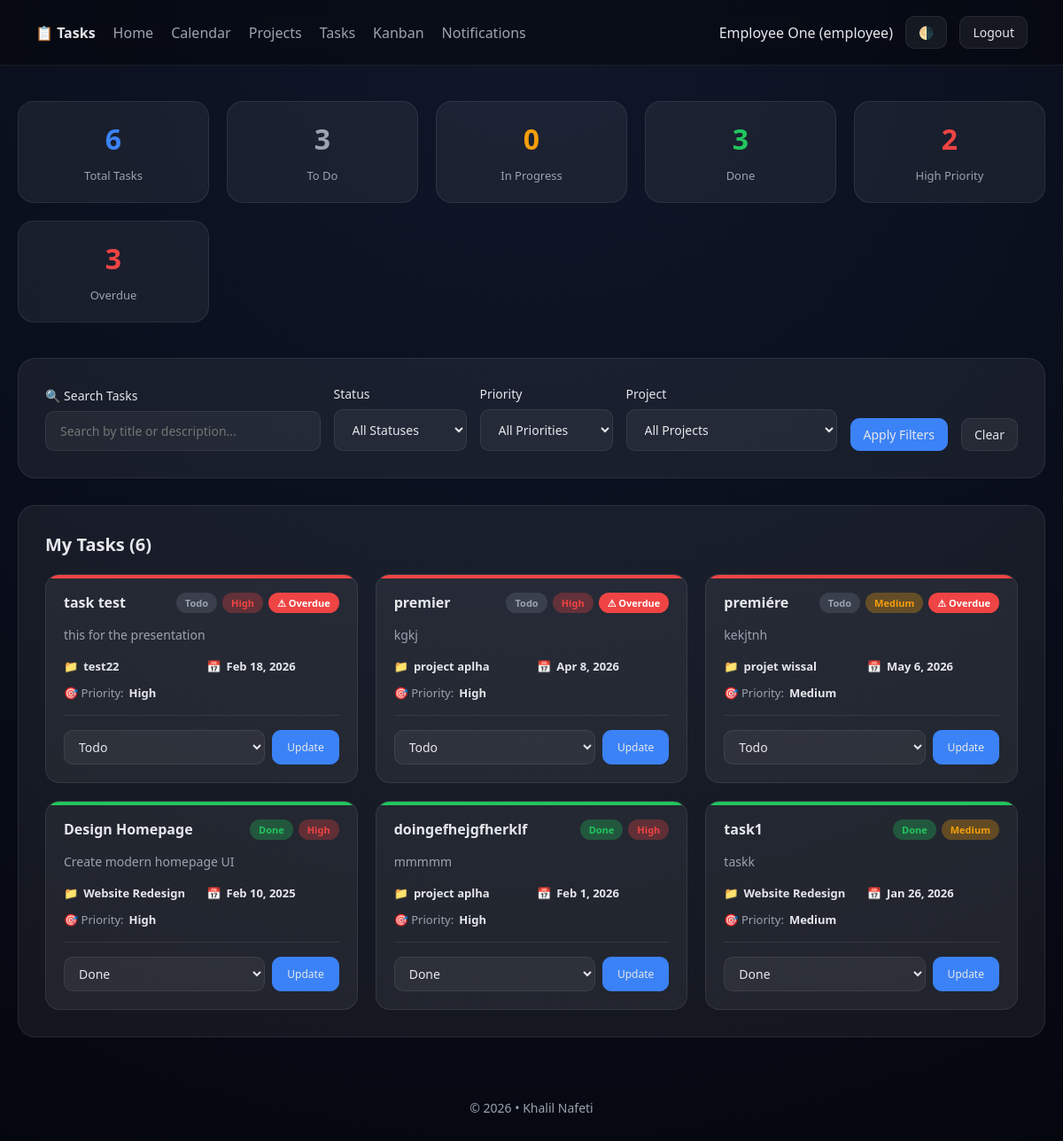
Page /tasks.php (signed in) on the committed database.
### tables this page shows
CREATE TABLE `users` (
  `id` int(11) NOT NULL,
  `name` varchar(100) NOT NULL,
  `email` varchar(100) NOT NULL,
  `password` varchar(255) NOT NULL,
  `role` enum('manager','employee') NOT NULL,
  `created_at` timestamp NOT NULL DEFAULT current_timestamp()
);

CREATE TABLE `tasks` (
  `id` int(11) NOT NULL,
  `project_id` int(11) NOT NULL,
  `assigned_to` int(11) DEFAULT NULL,
  `title` varchar(150) NOT NULL,
  `description` text DEFAULT NULL,
  `status` enum('Todo','In Progress','Done') DEFAULT 'Todo',
  `priority` enum('High','Medium','Low') DEFAULT 'Medium',
  `deadline` date DEFAULT NULL,
  `created_by` int(11) DEFAULT NULL
);

CREATE TABLE `projects` (
  `id` int(11) NOT NULL,
  `name` varchar(150) NOT NULL,
  `description` text DEFAULT NULL,
  `client_id` int(11) DEFAULT NULL,
  `status` enum('Starting','Running','Finishing','Completed') DEFAULT 'Starting',
  `start_date` date DEFAULT NULL,
  `end_date` date DEFAULT NULL,
  `manager_id` int(11) DEFAULT NULL
);

### tasks.php (the view, shortened to what this page needs)
<?php
include 'config.php';
$user = $_SESSION['user'];
try {
    $employees = $pdo->query("SELECT id, name FROM users WHERE role='employee'")->fetchAll(PDO::FETCH_ASSOC);
    $searchQuery = isset($_GET['search']) ? trim($_GET['search']) : '';
    $filterStatus = isset($_GET['status']) ? $_GET['status'] : '';
    $filterPriority = isset($_GET['priority']) ? $_GET['priority'] : '';
    $filterProject = isset($_GET['project']) ? $_GET['project'] : '';
    if ($user['role'] === 'manager') {
        $whereConditions = ["1=1"];
        $params = [];
        if (!empty($searchQuery)) {
            $whereConditions[] = "(t.title LIKE ? OR t.description LIKE ?)";
            $params[] = "%$searchQuery%";
            $params[] = "%$searchQuery%";
        }
        if (!empty($filterStatus)) {
            $whereConditions[] = "t.status = ?";
            $params[] = $filterStatus;
        }
        if (!empty($filterPriority)) {
            $whereConditions[] = "t.priority = ?";
            $params[] = $filterPriority;
        }
        if (!empty($filterProject)) {
            $whereConditions[] = "t.project_id = ?";
            $params[] = $filterProject;
        }
        $whereClause = implode(" AND ", $whereConditions);
        $stmt = $pdo->prepare(
            "SELECT t.*, u.name as emp, p.name as project
             FROM tasks t
             LEFT JOIN users u ON t.assigned_to = u.id
             LEFT JOIN projects p ON t.project_id = p.id
             WHERE $whereClause
             ORDER BY
                CASE t.status
                    WHEN 'Todo' THEN 1
                    WHEN 'In Progress' THEN 2
                    WHEN 'Done' THEN 3
                END,
                CASE t.priority
                    WHEN 'High' THEN 1
                    WHEN 'Medium' THEN 2
                    WHEN 'Low' THEN 3
                END,
                t.deadline ASC"
        );
        $stmt->execute($params);
        $tasks = $stmt->fetchAll(PDO::FETCH_ASSOC);
    } else {
        $whereConditions = ["assigned_to = ?"];
        $params = [$user['id']];
        $whereClause = implode(" AND ", $whereConditions);
        $stmt = $pdo->prepare(
            "SELECT t.*, p.name as project
             FROM tasks t
             LEFT JOIN projects p ON t.project_id = p.id
             WHERE $whereClause
             ORDER BY
                CASE t.status
                    WHEN 'Todo' THEN 1
                    WHEN 'In Progress' THEN 2
                    WHEN 'Done' THEN 3
                END,
                CASE t.priority
                    WHEN 'High' THEN 1
                    WHEN 'Medium' THEN 2
                    WHEN 'Low' THEN 3
                END,
                t.deadline ASC"
        );
        $stmt->execute($params);
        $tasks = $stmt->fetchAll(PDO::FETCH_ASSOC);
    }
    if ($user['role'] === 'manager') {
        $allTasks = $pdo->query("SELECT * FROM tasks")->fetchAll(PDO::FETCH_ASSOC);
    } else {
        $stmt = $pdo->prepare("SELECT * FROM tasks WHERE assigned_to = ?");
        $stmt->execute([$user['id']]);
        $allTasks = $stmt->fetchAll(PDO::FETCH_ASSOC);
    }
    $todoCount = 0;
    $inProgressCount = 0;
    $doneCount = 0;
    $highPriorityCount = 0;
    $overdueCount = 0;
    foreach ($allTasks as $task) {
        if ($task['status'] == 'Todo') $todoCount++;
        if ($task['status'] == 'Done') $doneCount++;
        if ($task['priority'] == 'High' && $task['status'] != 'Done') $highPriorityCount++;
        if ($task['deadline'] < date('Y-m-d') && $task['deadline'] != '0000-00-00' && $task['status'] != 'Done') $overdueCount++;
    }
    $stats = [
        'total' => count($allTasks),
        'todo' => $todoCount,
        'inprogress' => $inProgressCount,
        'done' => $doneCount,
        'high_priority' => $highPriorityCount,
        'overdue' => $overdueCount
    ];
} catch (PDOException $e) {
    error_log("Tasks Error: " . $e->getMessage());
    $error = "Unable to load tasks. Please try again.";
}
function isOverdue($deadline) {
    return strtotime($deadline) < time();
}
?>
<!DOCTYPE html>
<html lang="en">
<head>
</head>
<body>
<nav>
<div class="nav-left">
    <strong>📋 Tasks</strong>
    <a href="dashboard.php">Home</a>
    <a href="calendar.php">Calendar</a>
    <a href="projects.php">Projects</a>
    <a href="tasks.php">Tasks</a>
    <a href="kanban.php">Kanban</a>
    <a href="notifications.php">Notifications</a>
</div>
    <div class="nav-right">
        <span><?= htmlspecialchars($user['name']) ?> (<?= htmlspecialchars($user['role']) ?>)</span>
        <button onclick="toggleTheme()" aria-label="Toggle theme">🌗</button>
        <a href="logout.php"><button>Logout</button></a>
    </div>
</nav>
<main class="container">
    <div class="stats">
        <div class="stat">
            <span class="stat-number" style="color:var(--primary)"><?= $stats['total'] ?></span>
            <span class="stat-label">Total Tasks</span>
        </div>
        <div class="stat">
            <span class="stat-number" style="color:var(--muted)"><?= $stats['todo'] ?></span>
            <span class="stat-label">To Do</span>
        </div>
        <div class="stat">
            <span class="stat-number" style="color:var(--orange)"><?= $stats['inprogress'] ?></span>
            <span class="stat-label">In Progress</span>
        </div>
        <div class="stat">
            <span class="stat-number" style="color:var(--green)"><?= $stats['done'] ?></span>
            <span class="stat-label">Done</span>
        </div>
        <div class="stat">
            <span class="stat-number" style="color:var(--red)"><?= $stats['high_priority'] ?></span>
            <span class="stat-label">High Priority</span>
        </div>
        <div class="stat">
            <span class="stat-number" style="color:var(--red)"><?= $stats['overdue'] ?></span>
            <span class="stat-label">Overdue</span>
        </div>
    </div>
    <div class="card">
        <form method="get" style="display: flex; gap: 15px; flex-wrap: wrap; align-items: end;">
            <div class="form-group" style="flex: 1; min-width: 250px;">
                <label for="search">🔍 Search Tasks</label>
                <input type="text" id="search" name="search" placeholder="Search by title or description..." value="<?= htmlspecialchars($searchQuery) ?>">
            </div>
            <div class="form-group" style="min-width: 150px;">
                <label for="filter_status">Status</label>
                <select id="filter_status" name="status">
                    <option value="">All Statuses</option>
                </select>
            </div>
            <div class="form-group" style="min-width: 150px;">
                <label for="filter_priority">Priority</label>
                <select id="filter_priority" name="priority">
                    <option value="">All Priorities</option>
                </select>
            </div>
            <div class="form-group" style="min-width: 150px;">
                <label for="filter_project">Project</label>
                <select id="filter_project" name="project">
                    <option value="">All Projects</option>
                </select>
            </div>
            <button type="submit" class="primary" style="margin-bottom: 0;">Apply Filters</button>
            <a href="tasks.php"><button type="button" style="margin-bottom: 0;">Clear</button></a>
        </form>
    </div>
    <div class="card">
        <h2><?= $user['role'] === 'manager' ? 'All Tasks' : 'My Tasks' ?> (<?= count($tasks) ?>)</h2>
        <?php if (empty($tasks)): ?>
            <div class="empty-state">
                <div class="empty-state-icon">📝</div>
                <h3>No tasks found</h3>
                <p><?= !empty($searchQuery) || !empty($filterStatus) || !empty($filterPriority) || !empty($filterProject) ? 'Try adjusting your filters' : ($user['role'] === 'manager' ? 'Create your first task to get started!' : 'No tasks assigned to you yet.') ?></p>
            </div>
        <?php else: ?>
            <div class="tasks-grid">
                <?php foreach ($tasks as $t):
                    $statusClass = strtolower(str_replace(' ', '', $t['status']));
                    $priorityClass = strtolower($t['priority']);
                    $overdue = isOverdue($t['deadline']) && $t['status'] != 'Done';
                ?>
                <div class="task-card <?= $statusClass ?> <?= $overdue ? 'overdue' : '' ?>">
                    <div class="task-header">
                        <h3 class="task-title"><?= htmlspecialchars($t['title']) ?></h3>
                        <div class="task-badges">
                            <span class="badge <?= $statusClass ?>"><?= htmlspecialchars($t['status']) ?></span>
                            <span class="badge <?= $priorityClass ?>"><?= htmlspecialchars($t['priority']) ?></span>
                            <?php if ($overdue): ?>
                                <span class="badge overdue">⚠ Overdue</span>
                            <?php endif; ?>
                        </div>
                    </div>
                    <?php if (!empty($t['description'])): ?>
                        <p class="task-description"><?= htmlspecialchars($t['description']) ?></p>
                    <?php endif; ?>
                    <div class="task-meta">
                        <div class="meta-item">
                            📁 <strong><?= htmlspecialchars($t['project'] ?? 'No Project') ?></strong>
                        </div>
                        <div class="meta-item">
                            📅 <strong><?= $t['deadline'] && $t['deadline'] != '0000-00-00' ? date('M j, Y', strtotime($t['deadline'])) : 'No deadline' ?></strong>
                        </div>
                        <div class="meta-item">
                            🎯 Priority: <strong><?= htmlspecialchars($t['priority']) ?></strong>
                        </div>
                    </div>
                    <div class="task-actions">
                        <?php if ($user['role'] === 'employee'): ?>
                            <form method="post" style="display:flex; gap:8px; width:100%;">
                                <select name="status" style="flex:1;">
                                    <option value="Todo" <?= $t['status'] == 'Todo' ? 'selected' : '' ?>>Todo</option>
                                    <option value="Done" <?= $t['status'] == 'Done' ? 'selected' : '' ?>>Done</option>
                                </select>
                                <button type="submit" name="update_status" class="primary small">Update</button>
                            </form>
                        <?php else: ?>
                            <button class="danger small" onclick="confirmDelete(<?= $t['id'] ?>, '<?= htmlspecialchars($t['title']) ?>')">
                                🗑️ Delete
                            </button>
                        <?php endif; ?>
                    </div>
                </div>
                <?php endforeach; ?>
            </div>
        <?php endif; ?>
    </div>
</main>
<footer>
    © <?= date('Y') ?> • Khalil Nafeti
</footer>
</body>
</html>

### tasks.php (style rules this page uses)
:root { --bg: #05070f; --panel: rgba(255,255,255,0.06); --border: rgba(255,255,255,0.08); --text: #e5e7eb; --muted: #9ca3af; --primary: #3b82f6; --cyan: #06b6d4; --green: #22c55e; --orange: #f59e0b; --red: #ef4444; --purple: #a855f7; }
* { box-sizing: border-box; font-family: system-ui, Segoe UI, sans-serif; }
body { margin: 0; background: radial-gradient(circle at top, #0f172a, var(--bg)); color: var(--text); min-height: 100vh; }
nav { display: flex; align-items: center; justify-content: space-between; padding: 18px 40px; background: rgba(0,0,0,0.4); backdrop-filter: blur(12px); border-bottom: 1px solid var(--border); }
.nav-left { display: flex; gap: 20px; align-items: center; }
.nav-left a { color: var(--muted); text-decoration: none; font-weight: 500; transition: color 0.2s; }
.nav-right { display: flex; gap: 14px; align-items: center; }
button { background: var(--panel); color: var(--text); border: 1px solid var(--border); padding: 8px 14px; border-radius: 10px; cursor: pointer; transition: transform 0.2s; font-size: 14px; }
button.primary { background: var(--primary); border-color: var(--primary); }
button.small { padding: 6px 10px; font-size: 12px; }
.container { max-width: 1400px; margin: 40px auto; padding: 0 20px; }
.stats { display: grid; grid-template-columns: repeat(auto-fit, minmax(180px, 1fr)); gap: 20px; margin-bottom: 40px; }
.stat { background: var(--panel); border: 1px solid var(--border); border-radius: 18px; padding: 20px; text-align: center; transition: 0.3s; }
.stat-number { font-size: 32px; font-weight: 700; display: block; margin-bottom: 8px; }
.stat-label { color: var(--muted); font-size: 13px; }
.card { background: var(--panel); border: 1px solid var(--border); border-radius: 20px; padding: 30px; margin-bottom: 30px; }
.card h2 { margin: 0 0 20px 0; font-size: 20px; font-weight: 600; }
.form-group { display: flex; flex-direction: column; gap: 8px; }
label { color: var(--text); font-weight: 500; font-size: 14px; }
input, textarea, select { background: rgba(255,255,255,0.05); border: 1px solid var(--border); color: var(--text); padding: 12px 16px; border-radius: 10px; font-size: 14px; transition: 0.2s; }
.tasks-grid { display: grid; grid-template-columns: repeat(auto-fill, minmax(350px, 1fr)); gap: 20px; }
.task-card { background: var(--panel); border: 1px solid var(--border); border-radius: 16px; padding: 20px; transition: 0.3s; position: relative; overflow: hidden; }
.task-card::before { content: ''; position: absolute; top: 0; left: 0; right: 0; height: 4px; }
.task-card.todo::before { background: var(--muted); }
.task-card.done::before { background: var(--green); }
.task-card.overdue::before { background: var(--red); }
.task-header { display: flex; justify-content: space-between; align-items: start; margin-bottom: 12px; }
.task-title { font-size: 16px; font-weight: 600; margin: 0; flex: 1; }
.task-badges { display: flex; gap: 6px; flex-wrap: wrap; }
.task-description { color: var(--muted); font-size: 14px; line-height: 1.5; margin-bottom: 16px; display: -webkit-box; -webkit-line-clamp: 2; -webkit-box-orient: vertical; overflow: hidden; }
.task-meta { display: grid; grid-template-columns: 1fr 1fr; gap: 12px; margin-bottom: 16px; font-size: 13px; }
.meta-item { display: flex; align-items: center; gap: 6px; color: var(--muted); }
.meta-item strong { color: var(--text); }
.task-actions { display: flex; gap: 8px; padding-top: 16px; border-top: 1px solid var(--border); }
.task-actions select { flex: 1; padding: 8px 12px; }
.task-actions button { padding: 8px 16px; }
.badge { padding: 4px 10px; border-radius: 12px; font-size: 11px; font-weight: 600; display: inline-block; }
.badge.todo { background: rgba(107, 114, 128, 0.3); color: var(--muted); }
.badge.done { background: rgba(34, 197, 94, 0.3); color: var(--green); }
.badge.high { background: rgba(239, 68, 68, 0.3); color: var(--red); }
.badge.medium { background: rgba(245, 158, 11, 0.3); color: var(--orange); }
.badge.overdue { background: var(--red); color: white; }
footer { text-align: center; padding: 30px; color: var(--muted); font-size: 14px; }

### rows in the picture
users: name "Employee One"
tasks: title "task test", status "Todo", priority "High", shows "⚠ Overdue", description "this for the presentation", project.name "test22", deadline "Feb 18, 2026"
tasks: title "premier", status "Todo", priority "High", shows "⚠ Overdue", description "kgkj", project.name "project aplha", deadline "Apr 8, 2026"
tasks: title "premiére", status "Todo", priority "Medium", shows "⚠ Overdue", description "kekjtnh", project.name "projet wissal", deadline "May 6, 2026"
tasks: title "Design Homepage", status "Done", priority "High", description "Create modern homepage UI", project.name "Website Redesign", deadline "Feb 10, 2025"
tasks: title "doingefhejgfherklf", status "Done", priority "High", description "mmmmm", project.name "project aplha", deadline "Feb 1, 2026"
tasks: title "task1", status "Done", priority "Medium", description "taskk", project.name "Website Redesign", deadline "Jan 26, 2026"

### other values in the picture
$user['role'] "employee"
$stats['total'] "6"
$stats['todo'] "3"
$stats['inprogress'] "0"
$stats['done'] "3"
$stats['high_priority'] "2"
$stats['overdue'] "3"
count($tasks) "6"
